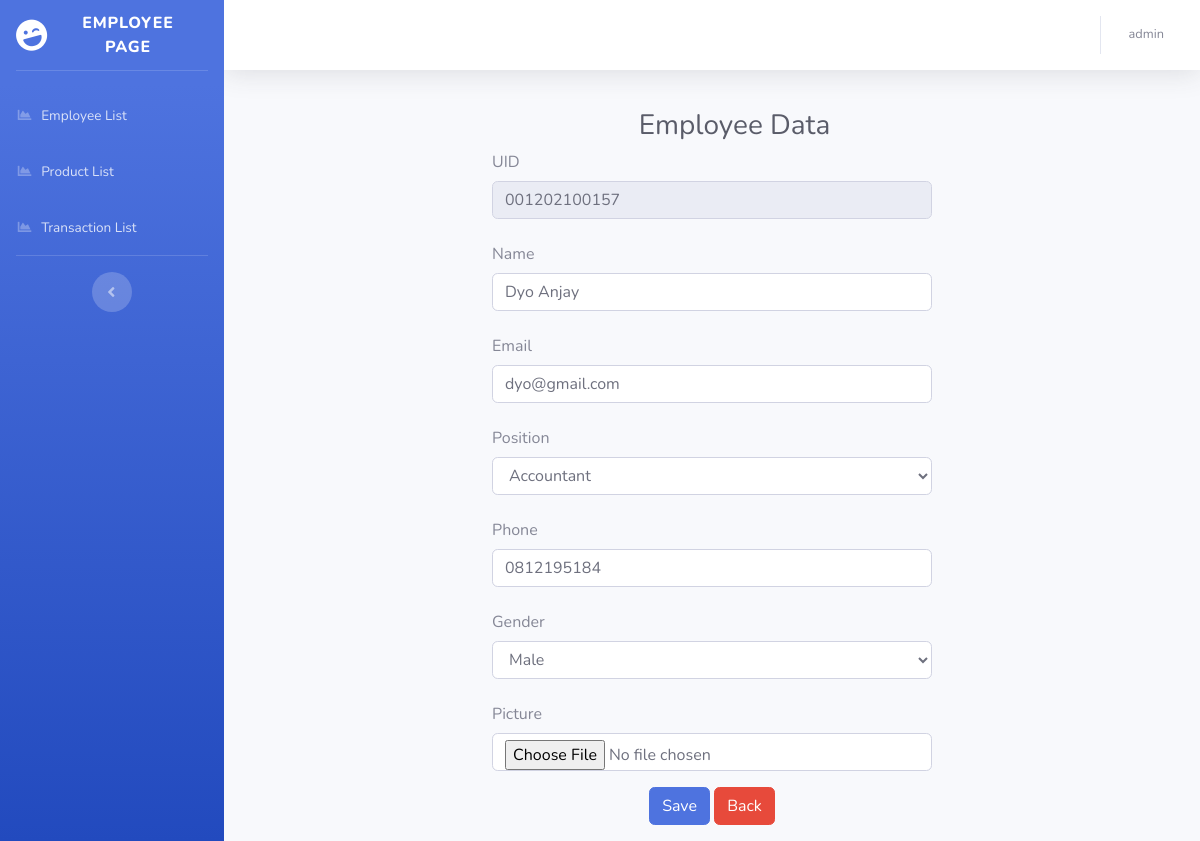
Screenshot of /admin/employee_list/update_employee_data.php?uid=001202100157 (signed in) with the database file from the repository.
### tables this page shows
CREATE TABLE `employee_data` (
  `id` int(11) NOT NULL,
  `uid` varchar(50) DEFAULT NULL,
  `name` varchar(100) DEFAULT NULL,
  `email` varchar(100) DEFAULT NULL,
  `position` varchar(100) DEFAULT NULL,
  `phone` varchar(15) DEFAULT NULL,
  `gender` varchar(8) DEFAULT NULL
);

### admin/employee_list/update_employee_data.php (the view, shortened to what this page needs)
<head>
    <link rel="stylesheet" href="assets/bootstrap/dist/css/bootstrap.min.css">
    <link href="assets/font-awesome/css/font-awesome.min.css" rel="stylesheet">
    <link rel="stylesheet" href="https://cdn.jsdelivr.net/npm/bootstrap@4.4.1/dist/css/bootstrap.min.css">
    <link href="../../vendor/fontawesome-free/css/all.min.css" rel="stylesheet" type="text/css">
    <link href="../../css/sb-admin-2.min.css" rel="stylesheet">
</head>
<body id="page-top">
    <div id="wrapper">
        <ul class="navbar-nav bg-gradient-primary sidebar sidebar-dark accordion" id="accordionSidebar">
            <a class="sidebar-brand d-flex align-items-center justify-content-center" href="employee_list.php">
                <div class="sidebar-brand-icon rotate-n-15">
                    <i class="fas fa-laugh-wink"></i>
                </div>
                <div class="sidebar-brand-text mx-3">Employee Page</div>
            </a>
            <hr class="sidebar-divider">
            <li class="nav-item">
                <a class="nav-link" href="employee_list.php">
                    <i class="fas fa-fw fa-chart-area"></i>
                    <span>Employee List</span></a>
            </li>
            <li class="nav-item">
                <a class="nav-link" href="../product_list/product_list.php">
                    <i class="fas fa-fw fa-chart-area"></i>
                    <span>Product List</span></a>
            </li>
            <li class="nav-item">
                <a class="nav-link" href="../transaction_list/transaction.php">
                    <i class="fas fa-fw fa-chart-area"></i>
                    <span>Transaction List</span></a>
            </li>
            <hr class="sidebar-divider d-none d-md-block">
            <div class="text-center d-none d-md-inline">
                <button class="rounded-circle border-0" id="sidebarToggle"></button>
            </div>
        </ul>
        <div id="content-wrapper" class="d-flex flex-column">
            <div id="content">
                <nav class="navbar navbar-expand navbar-light bg-white topbar mb-4 static-top shadow">
                    <ul class="navbar-nav ml-auto">
                        <li class="nav-item dropdown no-arrow">
                            <a class="nav-link dropdown-toggle" href="#" id="userDropdown" role="button" data-toggle="dropdown" aria-haspopup="true" aria-expanded="false">
                                <span class="mr-2 d-none d-lg-inline text-gray-600 small"><?php echo $_SESSION['admin']; ?></span>
                            </a>
                        </li>
                    </ul>
                </nav>
                <div class="container-fluid">
                    <?php
                    include('../../connect/dbconnect.php');
                    ?>
                    <?php
                    if (isset($_GET['uid'])) {
                        $uid = $_GET['uid'];
                        $select = mysqli_query($connection, "SELECT * FROM employee_data WHERE uid = '$uid' ");
                        if (mysqli_num_rows($select) == 0) {
                            '<div class = "alert alert-warning">
                                UID does not exist in the database
                            </div>';
                            exit();
                        } else {
                            $data = mysqli_fetch_assoc($select);
                        }
                    }
                    ?>
                    <form action="update_employee_data.php?&uid=<?php echo $uid; ?>" method="POST" enctype="multipart/form-data">
                        <div class="form">
                            <div class="container" style="padding-top: 15px;">
                                <h1 class="h3 mb-0 text-gray-800 offset-md-5">Employee Data</h1>
                            </div>
                            <div class="item form-group">
                                <label class="col-form-label col-md-3 col-sm-2 label align offset-md-3">
                                    UID
                                </label>
                                <div class="col-md-6 col-sm-6 offset-md-3">
                                    <input type="text" name="uid" class="form-control" size="4" value="<?php echo $data['uid']; ?>" readonly required>
                                </div>
                            </div>
                            <div class="item form-group">
                                <label class="col-form-label col-md-3 col-sm-3 label align offset-md-3">
                                    Name
                                </label>
                                <div class="col-md-6 col-sm-6 offset-md-3">
                                    <input type="text" name="name" class="form-control" size="4" value="<?php echo $data['name']; ?>" required>
                                </div>
                            </div>
                            <div class="item form-group">
                                <label class="col-form-label col-md-3 col-sm-3 label align offset-md-3">
                                    Email
                                </label>
                                <div class="col-md-6 col-sm-6 offset-md-3">
                                    <input type="text" name="email" class="form-control" size="4" value="<?php echo $data['email']; ?>" required>
                                </div>
                            </div>
                            <div class="item form-group">
                                <label class="col-form-label col-md-3 col-sm-3 label align offset-md-3">
                                    Position
                                </label>
                                <div class="col-md-6 col-sm-6 offset-md-3">
                                    <select type="text" name="position" class="form-control" required>
                                        <option value="Accountant" <?php if ($data['position'] == 'Accountant') {
                                                                        echo 'selected';
                                                                    } ?>>Accountant</option>
                                    </select>
                                </div>
                            </div>
                            <div class="item form-group">
                                <label class="col-form-label col-md-3 col-sm-3 label align offset-md-3">
                                    Phone
                                </label>
                                <div class="col-md-6 col-sm-6 offset-md-3">
                                    <input type="text" name="phone" class="form-control" size="4" value="<?php echo $data['phone']; ?>" required>
                                </div>
                            </div>
                            <div class="item form-group">
                                <label class="col-form-label col-md-3 col-sm-3 label align offset-md-3">
                                    Gender
                                </label>
                                <div class="col-md-6 col-sm-6 offset-md-3">
                                    <select type="text" name="gender" class="form-control" required>
                                        <option value="Male" <?php if ($data['gender'] == 'Male') {
                                                                    echo 'selected';
                                                                } ?>>Male</option>
                                    </select>
                                </div>
                            </div>
                            <div class="item form-group">
                                <label class="col-form-label col-md-3 col-sm-2 label align offset-md-3">
                                    Picture
                                </label>
                                <div class="col-md-6 col-sm-6 offset-md-3">
                                    <input type="file" name="userfile" class="form-control" size="4" value="" required>
                                </div>
                            </div>
                            <div class="item form-group" style="text-align: center;">
                                <div class="col-md-6 col-sm-6 offset-md-3">
                                    <input type="submit" name="submit" class="btn btn-primary" value="Save">
                                    <a href="employee_list.php" class="btn btn-danger">Back</a>
                                </div>
                            </div>
                        </div>
                    </form>
                </div>
            </div>
        </div>
    </div>
</body>

### rows the page displays
employee_data: uid "001202100157", name "Dyo Anjay", email "dyo@gmail.com", position "Accountant", phone "0812195184", gender "Male"

### other values shown
$_SESSION['admin'] "admin"
